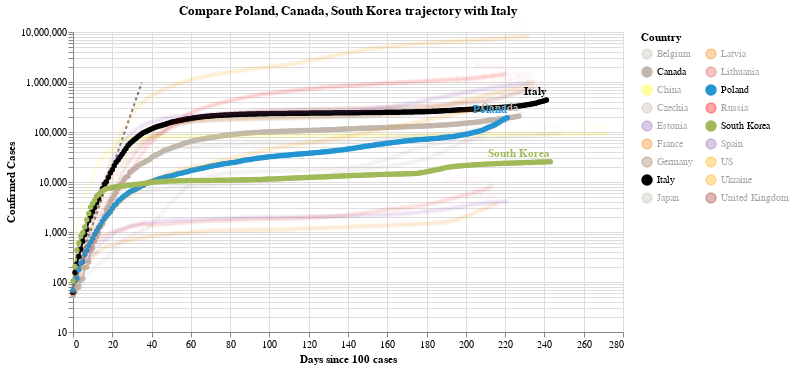

This figure's notebook cell:
### Code cell
#hide_input
chart3 = make_since_chart(dff2, ['Poland', 'Canada', 'South Korea'], baseline_countries)
chart3

### Figure 1 — Vega-Lite specification as saved in the notebook (floating-point values rounded to 4 significant figures; data arrays with more than 128 entries replaced by an {"elided": "..."} marker saying what was removed)
{"config": {"view": {"continuousWidth": 400, "continuousHeight": 300}}, "layer": [{"data": {"name": "data-628230001892d6798b50651be41d1b3e"}, "mark": {"type": "line", "color": "black", "opacity": 0.5, "strokeDash": [3, 3]}, "encoding": {"x": {"type": "quantitative", "field": "Days since 100 cases"}, "y": {"type": "quantitative", "field": "Confirmed Cases"}}}, {"data": {"name": "data-2a2c817e1a385f3266b8aa4c5d2f966d"}, "mark": {"type": "line", "point": true}, "encoding": {"color": {"type": "nominal", "field": "Country", "legend": {"columns": 2}, "scale": {"domain": ["Belgium", "Canada", "China", "Czechia", "Estonia", "France", "Germany", "Italy", "Japan", "Latvia", "Lithuania", "Poland", "Russia", "South Korea", "Spain", "US", "Ukraine", "United Kingdom"], "range": ["#C1B7AD", "#C1B7AD", "yellow", "#C1B7AD", "#9467bd", "#F58518", "#9D755D", "black", "#C1B7AD", "#F58518", "#E45756", "#2495D3", "red", "#A1BA59", "#9467bd", "orange", "orange", "brown"]}}, "opacity": {"condition": {"value": 1, "selection": "selector001"}, "value": 0.05}, "tooltip": [{"type": "nominal", "field": "Country"}, {"type": "temporal", "field": "Date"}, {"type": "quantitative", "field": "Confirmed Cases"}, {"type": "quantitative", "field": "Days since 100 cases"}], "x": {"type": "quantitative", "field": "Days since 100 cases"}, "y": {"type": "quantitative", "field": "Confirmed Cases", "scale": {"type": "log"}}}, "selection": {"selector001": {"type": "multi", "fields": ["Country"], "bind": "legend", "init": [{"Country": "Poland"}, {"Country": "Canada"}, {"Country": "South Korea"}, {"Country": "Italy"}]}}, "width": 550}, {"data": {"name": "data-2a2c817e1a385f3266b8aa4c5d2f966d"}, "mark": {"type": "text", "align": "right", "dy": -8, "fontWeight": "bold"}, "encoding": {"color": {"type": "nominal", "field": "Country", "legend": {"columns": 2}, "scale": {"domain": ["Belgium", "Canada", "China", "Czechia", "Estonia", "France", "Germany", "Italy", "Japan", "Latvia", "Lithuania", "Poland", "Russia", "South Korea", "Spain", "US", "Ukraine", "United Kingdom"], "range": ["#C1B7AD", "#C1B7AD", "yellow", "#C1B7AD", "#9467bd", "#F58518", "#9D755D", "black", "#C1B7AD", "#F58518", "#E45756", "#2495D3", "red", "#A1BA59", "#9467bd", "orange", "orange", "brown"]}}, "opacity": {"condition": {"value": 1, "selection": "selector001"}, "value": 0.05}, "text": {"type": "nominal", "field": "Country"}, "tooltip": [{"type": "nominal", "field": "Country"}, {"type": "temporal", "field": "Date"}, {"type": "quantitative", "field": "Confirmed Cases"}, {"type": "quantitative", "field": "Days since 100 cases"}], "x": {"type": "quantitative", "field": "Days since 100 cases"}, "y": {"type": "quantitative", "field": "Confirmed Cases", "scale": {"type": "log"}}}, "transform": [{"filter": "(datum['Date'] >= 1603152000000)"}], "width": 550}], "title": "Compare Poland, Canada, South Korea trajectory with Italy", "$schema": "https://vega.github.io/schema/vega-lite/v4.0.2.json", "datasets": {"data-628230001892d6798b50651be41d1b3e": [{"Days since 100 cases": 0, "Confirmed Cases": 100.0}, {"Days since 100 cases": 1, "Confirmed Cases": 130.0}, {"Days since 100 cases": 2, "Confirmed Cases": 169.0}, {"Days since 100 cases": 3, "Confirmed Cases": 219.7}, {"Days since 100 cases": 4, "Confirmed Cases": 285.6}, {"Days since 100 cases": 5, "Confirmed Cases": 371.3}, {"Days since 100 cases": 6, "Confirmed Cases": 482.7}, {"Days since 100 cases": 7, "Confirmed Cases": 627.5}, {"Days since 100 cases": 8, "Confirmed Cases": 815.7}, {"Days since 100 cases": 9, "Confirmed Cases": 1060.0}, {"Days since 100 cases": 10, "Confirmed Cases": 1379.0}, {"Days since 100 cases": 11, "Confirmed Cases": 1792.0}, {"Days since 100 cases": 12, "Confirmed Cases": 2330.0}, {"Days since 100 cases": 13, "Confirmed Cases": 3029.0}, {"Days since 100 cases": 14, "Confirmed Cases": 3937.0}, {"Days since 100 cases": 15, "Confirmed Cases": 5119.0}, {"Days since 100 cases": 16, "Confirmed Cases": 6654.0}, {"Days since 100 cases": 17, "Confirmed Cases": 8650.0}, {"Days since 100 cases": 18, "Confirmed Cases": 11250.0}, {"Days since 100 cases": 19, "Confirmed Cases": 14620.0}, {"Days since 100 cases": 20, "Confirmed Cases": 19000.0}, {"Days since 100 cases": 21, "Confirmed Cases": 24710.0}, {"Days since 100 cases": 22, "Confirmed Cases": 32120.0}, {"Days since 100 cases": 23, "Confirmed Cases": 41750.0}, {"Days since 100 cases": 24, "Confirmed Cases": 54280.0}, {"Days since 100 cases": 25, "Confirmed Cases": 70560.0}, {"Days since 100 cases": 26, "Confirmed Cases": 91730.0}, {"Days since 100 cases": 27, "Confirmed Cases": 119300.0}, {"Days since 100 cases": 28, "Confirmed Cases": 155000.0}, {"Days since 100 cases": 29, "Confirmed Cases": 201500.0}, {"Days since 100 cases": 30, "Confirmed Cases": 262000.0}, {"Days since 100 cases": 31, "Confirmed Cases": 340600.0}, {"Days since 100 cases": 32, "Confirmed Cases": 442800.0}, {"Days since 100 cases": 33, "Confirmed Cases": 575600.0}, {"Days since 100 cases": 34, "Confirmed Cases": 748300.0}, {"Days since 100 cases": 35, "Confirmed Cases": 972800.0}], "data-2a2c817e1a385f3266b8aa4c5d2f966d": {"elided": "4173 records"}}}
